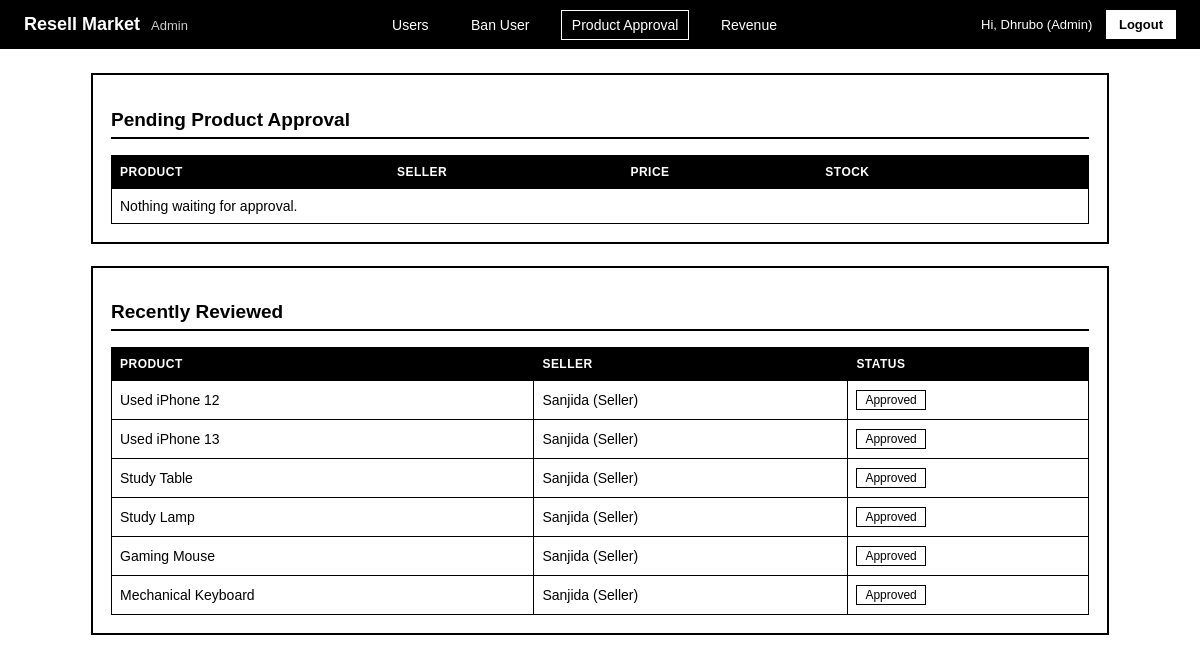
/index.php?page=admin&action=products (signed in), run on the app's committed database.
### tables this page shows
CREATE TABLE products (
    id INT AUTO_INCREMENT PRIMARY KEY,
    seller_id INT NOT NULL,
    name VARCHAR(150) NOT NULL,
    description TEXT,
    price DECIMAL(10,2) NOT NULL,
    stock_qty INT NOT NULL DEFAULT 0,
    status ENUM('pending','approved','rejected') NOT NULL DEFAULT 'pending',
    created_at TIMESTAMP DEFAULT CURRENT_TIMESTAMP,
    FOREIGN KEY (seller_id) REFERENCES users(id) ON DELETE CASCADE
);

CREATE TABLE users (
    id INT AUTO_INCREMENT PRIMARY KEY,
    full_name VARCHAR(100) NOT NULL,
    email VARCHAR(150) NOT NULL UNIQUE,
    password_hash VARCHAR(255) NOT NULL,
    role ENUM('admin','buyer','seller','delivery') NOT NULL,
    status ENUM('pending','active','banned') NOT NULL DEFAULT 'pending',
    ban_until DATETIME NULL,
    created_at TIMESTAMP DEFAULT CURRENT_TIMESTAMP
);

### helpers/helpers.php (called while the page is built, shortened)
<?php
function esc(?string $text): string {
    return htmlspecialchars($text ?? '', ENT_QUOTES, 'UTF-8');
}
?>

### models/product_model.php (called while the page is built, shortened)
<?php
function product_list_pending($conn) {
    $sql = "SELECT p.*, u.full_name AS seller_name FROM products p
            JOIN users u ON u.id = p.seller_id
            WHERE p.status = 'pending' ORDER BY p.created_at";
    return mysqli_query($conn, $sql);
}
function product_list_recently_reviewed($conn, int $limit = 20) {
    $sql = "SELECT p.*, u.full_name AS seller_name FROM products p
            JOIN users u ON u.id = p.seller_id
            WHERE p.status <> 'pending' ORDER BY p.created_at DESC LIMIT ?";
    $stmt = mysqli_prepare($conn, $sql);
    mysqli_stmt_bind_param($stmt, "i", $limit);
    mysqli_stmt_execute($stmt);
    return mysqli_stmt_get_result($stmt);
}
?>

### views/admin/product_approval.php (the view)
<?php
$activePage = 'products';
require __DIR__ . '/../partials/header.php';
?>
<div class="box">
    <h2>Pending Product Approval</h2>
    <table>
        <thead><tr><th>Product</th><th>Seller</th><th>Price</th><th>Stock</th><th></th></tr></thead>
        <tbody>
        <?php if ($pending && mysqli_num_rows($pending) > 0): ?>
            <?php while ($p = mysqli_fetch_assoc($pending)): ?>
                <tr>
                    <td><?= esc($p['name']) ?><br><small><?= esc($p['description']) ?></small></td>
                    <td><?= esc($p['seller_name']) ?></td>
                    <td><?= CURRENCY ?> <?= number_format((float)$p['price'], 2) ?></td>
                    <td><?= (int)$p['stock_qty'] ?></td>
                    <td>
                        <a class="btn-sm" href="index.php?page=admin&action=product_approve&id=<?= (int)$p['id'] ?>&<?= csrf_url() ?>">Approve</a>
                        <a class="btn-sm" href="index.php?page=admin&action=product_reject&id=<?= (int)$p['id'] ?>&<?= csrf_url() ?>">Reject</a>
                    </td>
                </tr>
            <?php endwhile; ?>
        <?php else: ?>
            <tr><td colspan="5">Nothing waiting for approval.</td></tr>
        <?php endif; ?>
        </tbody>
    </table>
</div>
<div class="box">
    <h2>Recently Reviewed</h2>
    <table>
        <thead><tr><th>Product</th><th>Seller</th><th>Status</th></tr></thead>
        <tbody>
        <?php if ($reviewed && mysqli_num_rows($reviewed) > 0): ?>
            <?php while ($p = mysqli_fetch_assoc($reviewed)): ?>
                <tr>
                    <td><?= esc($p['name']) ?></td>
                    <td><?= esc($p['seller_name']) ?></td>
                    <td><span class="badge"><?= ucfirst($p['status']) ?></span></td>
                </tr>
            <?php endwhile; ?>
        <?php else: ?>
            <tr><td colspan="3">No history yet.</td></tr>
        <?php endif; ?>
        </tbody>
    </table>
</div>
<?php require __DIR__ . '/../partials/footer.php'; ?>

### index.php (shortened to what this page needs)
<?php
require_once __DIR__ . '/config/config.php';
require_once __DIR__ . '/helpers/helpers.php';
require_once __DIR__ . '/models/product_model.php';
$page   = $_GET['page']   ?? 'login';
$action = $_GET['action'] ?? 'index';
switch ($page) {
    case 'admin':
        require __DIR__ . '/controllers/admin_controller.php';
        break;
}
?>

### controllers/admin_controller.php (shortened to what this page needs)
<?php
if ($action === 'products') {
    $pending  = product_list_pending($conn);
    $reviewed = product_list_recently_reviewed($conn);
    require __DIR__ . '/../views/admin/product_approval.php';
    exit;
}
?>

### views/partials/header.php (shortened to what this page needs)
<?php
$activePage = $activePage ?? '';
$role = $_SESSION['role'] ?? '';
?>
<!DOCTYPE html>
<html lang="en">
<head>
<link rel="stylesheet" href="assets/css/style.css">
</head>
<body>
<div class="navbar">
    <div class="brand">Resell Market <span><?= esc(ucfirst($role)) ?></span></div>
    <div class="nav-links">
        <?php if ($role === 'admin'): ?>
            <a href="index.php?page=admin" class="<?= $activePage === 'dashboard' ? 'active' : '' ?>">Users</a>
            <a href="index.php?page=admin&action=ban_form" class="<?= $activePage === 'ban' ? 'active' : '' ?>">Ban User</a>
            <a href="index.php?page=admin&action=products" class="<?= $activePage === 'products' ? 'active' : '' ?>">Product Approval</a>
            <a href="index.php?page=admin&action=revenue" class="<?= $activePage === 'revenue' ? 'active' : '' ?>">Revenue</a>
        <?php endif; ?>
    </div>
    <div class="user-box">
        <span>Hi, <?= esc($_SESSION['full_name'] ?? '') ?></span>
        <a href="index.php?page=logout" class="logout-btn">Logout</a>
    </div>
</div>
<div class="container">

### views/partials/footer.php
</div>
</body>
</html>

### assets/css/style.css (style rules this page uses)
* { box-sizing: border-box; }
body { font-family: Arial, sans-serif; background: #ffffff; color: #000000; margin: 0; }
a { color: #000000; }
.navbar { background: #000000; color: #ffffff; padding: 14px 24px; display: flex; align-items: center; justify-content: space-between; flex-wrap: wrap; gap: 10px; }
.navbar .brand { font-weight: bold; font-size: 18px; }
.navbar .brand span { font-weight: normal; opacity: 0.8; font-size: 13px; margin-left: 6px; }
.navbar .nav-links a { color: #ffffff; text-decoration: none; margin: 0 8px; font-size: 14px; padding: 6px 10px; border: 1px solid transparent; }
.navbar .nav-links a.active, .navbar .nav-links a:hover { border: 1px solid #ffffff; }
.navbar .user-box { font-size: 13px; }
.navbar .user-box span { margin-right: 10px; }
.navbar .logout-btn { background: #ffffff; color: #000000; padding: 6px 12px; text-decoration: none; border: 1px solid #ffffff; font-weight: bold; }
.container { max-width: 1050px; margin: 24px auto; padding: 0 16px 40px; }
h1, h2, h3 { color: #000000; }
h2 { font-size: 19px; border-bottom: 2px solid #000000; padding-bottom: 6px; }
.box { background: #ffffff; border: 2px solid #000000; padding: 18px; margin-bottom: 22px; }
table { width: 100%; border-collapse: collapse; font-size: 14px; }
th, td { text-align: left; padding: 9px 8px; border: 1px solid #000000; }
th { background: #000000; color: #ffffff; font-size: 12px; text-transform: uppercase; letter-spacing: 0.04em; }
.badge { display: inline-block; padding: 2px 8px; border: 1px solid #000000; font-size: 12px; }

### data on the page
products: name "Used iPhone 12", seller.full_name "Sanjida (Seller)", status "Approved"
products: name "Used iPhone 13", seller.full_name "Sanjida (Seller)", status "Approved"
products: name "Study Table", seller.full_name "Sanjida (Seller)", status "Approved"
products: name "Study Lamp", seller.full_name "Sanjida (Seller)", status "Approved"
products: name "Gaming Mouse", seller.full_name "Sanjida (Seller)", status "Approved"
products: name "Mechanical Keyboard", seller.full_name "Sanjida (Seller)", status "Approved"

### other printed values
$role "Admin"
$_SESSION['full_name'] "Dhrubo (Admin)"
